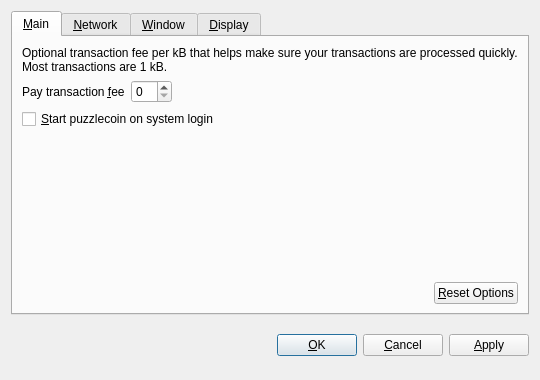
<?xml version="1.0" encoding="UTF-8"?>
<ui version="4.0">
 <class>OptionsDialog</class>
 <widget class="QDialog" name="OptionsDialog">
  <property name="geometry">
   <rect>
    <x>0</x>
    <y>0</y>
    <width>540</width>
    <height>380</height>
   </rect>
  </property>
  <property name="windowTitle">
   <string>Options</string>
  </property>
  <property name="modal">
   <bool>true</bool>
  </property>
  <layout class="QVBoxLayout" name="verticalLayout">
   <item>
    <widget class="QTabWidget" name="tabWidget">
     <property name="tabPosition">
      <enum>QTabWidget::North</enum>
     </property>
     <property name="currentIndex">
      <number>0</number>
     </property>
     <widget class="QWidget" name="tabMain">
      <attribute name="title">
       <string>&amp;Main</string>
      </attribute>
      <layout class="QVBoxLayout" name="verticalLayout_Main">
       <item>
        <widget class="QLabel" name="transactionFeeInfoLabel">
         <property name="text">
          <string>Optional transaction fee per kB that helps make sure your transactions are processed quickly. Most transactions are 1 kB.</string>
         </property>
         <property name="textFormat">
          <enum>Qt::PlainText</enum>
         </property>
         <property name="wordWrap">
          <bool>true</bool>
         </property>
        </widget>
       </item>
       <item>
        <layout class="QHBoxLayout" name="horizontalLayout_1_Main">
         <item>
          <widget class="QLabel" name="transactionFeeLabel">
           <property name="text">
            <string>Pay transaction &amp;fee</string>
           </property>
           <property name="textFormat">
            <enum>Qt::PlainText</enum>
           </property>
           <property name="buddy">
            <cstring>transactionFee</cstring>
           </property>
          </widget>
         </item>
         <item>
          <widget class="BitcoinAmountField" name="transactionFee"/>
         </item>
         <item>
          <spacer name="horizontalSpacer_1_Main">
           <property name="orientation">
            <enum>Qt::Horizontal</enum>
           </property>
           <property name="sizeHint" stdset="0">
            <size>
             <width>40</width>
             <height>20</height>
            </size>
           </property>
          </spacer>
         </item>
        </layout>
       </item>
       <item>
        <widget class="QCheckBox" name="bitcoinAtStartup">
         <property name="toolTip">
          <string>Automatically start puzzlecoin after logging in to the system.</string>
         </property>
         <property name="text">
          <string>&amp;Start puzzlecoin on system login</string>
         </property>
        </widget>
       </item>
       <item>
        <spacer name="verticalSpacer_Main">
         <property name="orientation">
          <enum>Qt::Vertical</enum>
         </property>
         <property name="sizeHint" stdset="0">
          <size>
           <width>20</width>
           <height>40</height>
          </size>
         </property>
        </spacer>
       </item>
       <item>
        <layout class="QHBoxLayout" name="horizontalLayout_2_Main">
         <item>
          <spacer name="horizontalSpacer_2_Main">
           <property name="orientation">
            <enum>Qt::Horizontal</enum>
           </property>
           <property name="sizeHint" stdset="0">
            <size>
             <width>40</width>
             <height>20</height>
            </size>
           </property>
          </spacer>
         </item>
         <item>
          <widget class="QPushButton" name="resetButton">
           <property name="toolTip">
            <string>Reset all client options to default.</string>
           </property>
           <property name="text">
            <string>&amp;Reset Options</string>
           </property>
           <property name="autoDefault">
            <bool>false</bool>
           </property>
          </widget>
         </item>
        </layout>
       </item>
      </layout>
     </widget>
     <widget class="QWidget" name="tabNetwork">
      <attribute name="title">
       <string>&amp;Network</string>
      </attribute>
      <layout class="QVBoxLayout" name="verticalLayout_Network">
       <item>
        <widget class="QCheckBox" name="mapPortUpnp">
         <property name="toolTip">
          <string>Automatically open the puzzlecoin client port on the router. This only works when your router supports UPnP and it is enabled.</string>
         </property>
         <property name="text">
          <string>Map port using &amp;UPnP</string>
         </property>
        </widget>
       </item>
       <item>
        <widget class="QCheckBox" name="connectSocks">
         <property name="toolTip">
          <string>Connect to the puzzlecoin network through a SOCKS proxy (e.g. when connecting through Tor).</string>
         </property>
         <property name="text">
          <string>&amp;Connect through SOCKS proxy:</string>
         </property>
        </widget>
       </item>
       <item>
        <layout class="QHBoxLayout" name="horizontalLayout_Network">
         <item>
          <widget class="QLabel" name="proxyIpLabel">
           <property name="text">
            <string>Proxy &amp;IP:</string>
           </property>
           <property name="textFormat">
            <enum>Qt::PlainText</enum>
           </property>
           <property name="buddy">
            <cstring>proxyIp</cstring>
           </property>
          </widget>
         </item>
         <item>
          <widget class="QValidatedLineEdit" name="proxyIp">
           <property name="maximumSize">
            <size>
             <width>140</width>
             <height>16777215</height>
            </size>
           </property>
           <property name="toolTip">
            <string>IP address of the proxy (e.g. 127.0.0.1)</string>
           </property>
          </widget>
         </item>
         <item>
          <widget class="QLabel" name="proxyPortLabel">
           <property name="text">
            <string>&amp;Port:</string>
           </property>
           <property name="textFormat">
            <enum>Qt::PlainText</enum>
           </property>
           <property name="buddy">
            <cstring>proxyPort</cstring>
           </property>
          </widget>
         </item>
         <item>
          <widget class="QLineEdit" name="proxyPort">
           <property name="maximumSize">
            <size>
             <width>55</width>
             <height>16777215</height>
            </size>
           </property>
           <property name="toolTip">
            <string>Port of the proxy (e.g. 9050)</string>
           </property>
          </widget>
         </item>
         <item>
          <widget class="QLabel" name="socksVersionLabel">
           <property name="text">
            <string>SOCKS &amp;Version:</string>
           </property>
           <property name="textFormat">
            <enum>Qt::PlainText</enum>
           </property>
           <property name="buddy">
            <cstring>socksVersion</cstring>
           </property>
          </widget>
         </item>
         <item>
          <widget class="QValueComboBox" name="socksVersion">
           <property name="toolTip">
            <string>SOCKS version of the proxy (e.g. 5)</string>
           </property>
          </widget>
         </item>
         <item>
          <spacer name="horizontalSpacer_Network">
           <property name="orientation">
            <enum>Qt::Horizontal</enum>
           </property>
           <property name="sizeHint" stdset="0">
            <size>
             <width>40</width>
             <height>20</height>
            </size>
           </property>
          </spacer>
         </item>
        </layout>
       </item>
       <item>
        <spacer name="verticalSpacer_Network">
         <property name="orientation">
          <enum>Qt::Vertical</enum>
         </property>
         <property name="sizeHint" stdset="0">
          <size>
           <width>20</width>
           <height>40</height>
          </size>
         </property>
        </spacer>
       </item>
      </layout>
     </widget>
     <widget class="QWidget" name="tabWindow">
      <attribute name="title">
       <string>&amp;Window</string>
      </attribute>
      <layout class="QVBoxLayout" name="verticalLayout_Window">
       <item>
        <widget class="QCheckBox" name="minimizeToTray">
         <property name="toolTip">
          <string>Show only a tray icon after minimizing the window.</string>
         </property>
         <property name="text">
          <string>&amp;Minimize to the tray instead of the taskbar</string>
         </property>
        </widget>
       </item>
       <item>
        <widget class="QCheckBox" name="minimizeOnClose">
         <property name="toolTip">
          <string>Minimize instead of exit the application when the window is closed. When this option is enabled, the application will be closed only after selecting Quit in the menu.</string>
         </property>
         <property name="text">
          <string>M&amp;inimize on close</string>
         </property>
        </widget>
       </item>
       <item>
        <spacer name="verticalSpacer_Window">
         <property name="orientation">
          <enum>Qt::Vertical</enum>
         </property>
         <property name="sizeHint" stdset="0">
          <size>
           <width>20</width>
           <height>40</height>
          </size>
         </property>
        </spacer>
       </item>
      </layout>
     </widget>
     <widget class="QWidget" name="tabDisplay">
      <attribute name="title">
       <string>&amp;Display</string>
      </attribute>
      <layout class="QVBoxLayout" name="verticalLayout_Display">
       <item>
        <layout class="QHBoxLayout" name="horizontalLayout_1_Display">
         <item>
          <widget class="QLabel" name="langLabel">
           <property name="text">
            <string>User Interface &amp;language:</string>
           </property>
           <property name="textFormat">
            <enum>Qt::PlainText</enum>
           </property>
           <property name="buddy">
            <cstring>lang</cstring>
           </property>
          </widget>
         </item>
         <item>
          <widget class="QValueComboBox" name="lang">
           <property name="toolTip">
            <string>The user interface language can be set here. This setting will take effect after restarting puzzlecoin.</string>
           </property>
          </widget>
         </item>
        </layout>
       </item>
       <item>
        <layout class="QHBoxLayout" name="horizontalLayout_2_Display">
         <item>
          <widget class="QLabel" name="unitLabel">
           <property name="text">
            <string>&amp;Unit to show amounts in:</string>
           </property>
           <property name="textFormat">
            <enum>Qt::PlainText</enum>
           </property>
           <property name="buddy">
            <cstring>unit</cstring>
           </property>
          </widget>
         </item>
         <item>
          <widget class="QValueComboBox" name="unit">
           <property name="toolTip">
            <string>Choose the default subdivision unit to show in the interface and when sending coins.</string>
           </property>
          </widget>
         </item>
        </layout>
       </item>
       <item>
        <widget class="QCheckBox" name="displayAddresses">
         <property name="toolTip">
          <string>Whether to show puzzlecoin addresses in the transaction list or not.</string>
         </property>
         <property name="text">
          <string>&amp;Display addresses in transaction list</string>
         </property>
        </widget>
       </item>
       <item>
        <widget class="QCheckBox" name="coinControlFeatures">
         <property name="toolTip">
          <string>Whether to show coin control features or not.</string>
         </property>
         <property name="text">
          <string>Display coin &amp;control features (experts only!)</string>
         </property>
        </widget>
       </item>
       <item>
        <spacer name="verticalSpacer_Display">
         <property name="orientation">
          <enum>Qt::Vertical</enum>
         </property>
         <property name="sizeHint" stdset="0">
          <size>
           <width>20</width>
           <height>40</height>
          </size>
         </property>
        </spacer>
       </item>
      </layout>
     </widget>
    </widget>
   </item>
   <item>
    <layout class="QHBoxLayout" name="horizontalLayout_Buttons">
     <item>
      <spacer name="horizontalSpacer_1">
       <property name="orientation">
        <enum>Qt::Horizontal</enum>
       </property>
       <property name="sizeHint" stdset="0">
        <size>
         <width>40</width>
         <height>48</height>
        </size>
       </property>
      </spacer>
     </item>
     <item>
      <widget class="QLabel" name="statusLabel">
       <property name="font">
        <font>
         <weight>75</weight>
         <bold>true</bold>
        </font>
       </property>
       <property name="text">
        <string/>
       </property>
       <property name="textFormat">
        <enum>Qt::PlainText</enum>
       </property>
       <property name="wordWrap">
        <bool>true</bool>
       </property>
      </widget>
     </item>
     <item>
      <spacer name="horizontalSpacer_2">
       <property name="orientation">
        <enum>Qt::Horizontal</enum>
       </property>
       <property name="sizeHint" stdset="0">
        <size>
         <width>40</width>
         <height>48</height>
        </size>
       </property>
      </spacer>
     </item>
     <item>
      <widget class="QPushButton" name="okButton">
       <property name="text">
        <string>&amp;OK</string>
       </property>
      </widget>
     </item>
     <item>
      <widget class="QPushButton" name="cancelButton">
       <property name="text">
        <string>&amp;Cancel</string>
       </property>
       <property name="autoDefault">
        <bool>false</bool>
       </property>
      </widget>
     </item>
     <item>
      <widget class="QPushButton" name="applyButton">
       <property name="text">
        <string>&amp;Apply</string>
       </property>
       <property name="autoDefault">
        <bool>false</bool>
       </property>
      </widget>
     </item>
    </layout>
   </item>
  </layout>
 </widget>
 <customwidgets>
  <customwidget>
   <class>BitcoinAmountField</class>
   <extends>QSpinBox</extends>
   <header>bitcoinamountfield.h</header>
  </customwidget>
  <customwidget>
   <class>QValueComboBox</class>
   <extends>QComboBox</extends>
   <header>qvaluecombobox.h</header>
  </customwidget>
  <customwidget>
   <class>QValidatedLineEdit</class>
   <extends>QLineEdit</extends>
   <header>qvalidatedlineedit.h</header>
  </customwidget>
 </customwidgets>
 <resources/>
 <connections/>
</ui>
